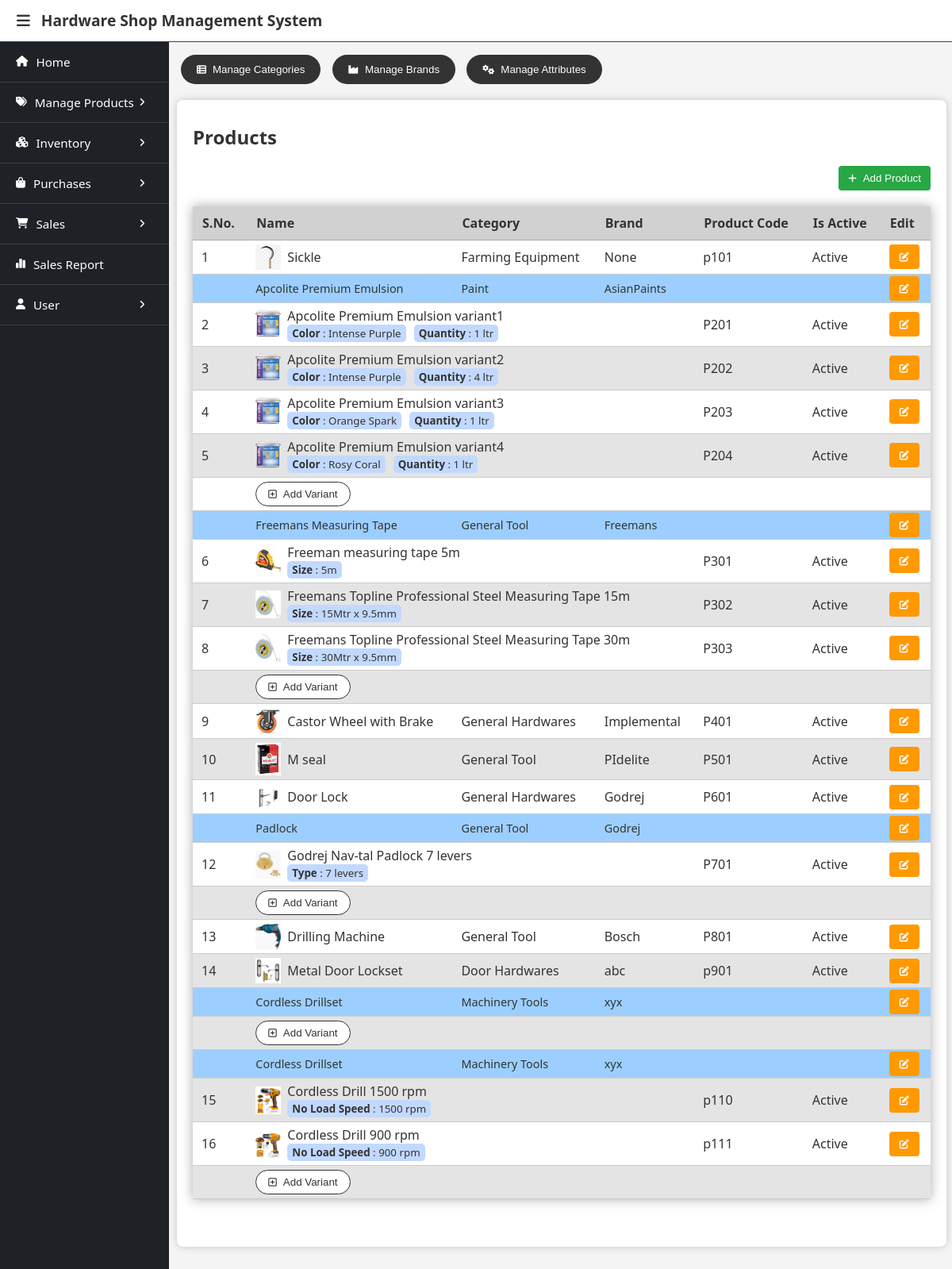
Screenshot of /products/ (signed in) with the database file from the repository.
### database/models.py (models this page shows, shortened)
class Product(models.Model):
    product_id = models.BigAutoField(primary_key=True)
    product_name = models.CharField(max_length=100)
    category_ref = models.ForeignKey(Category, on_delete=models.SET_NULL, null=True, blank=True)
    brand_ref = models.ForeignKey(Brand, on_delete=models.SET_NULL, null=True, blank=True)
    description = models.TextField(max_length=300, null=True, blank=True)
    has_variants = models.BooleanField(default=False)
    class Meta:
        db_table = 'product'

class ProductDetail(models.Model):
    product_detail_id = models.BigAutoField(primary_key=True)
    product_ref = models.ForeignKey(Product, on_delete=models.CASCADE)
    variant_ref = models.ForeignKey(ProductVariant, on_delete=models.CASCADE, null=True, blank=True, default=None)
    product_code = models.CharField(max_length=30, unique=True, null=True, blank=True)
    product_image = models.ImageField(upload_to="product_images", null=True, blank=True, default=None)
    low_stock_threshold = models.IntegerField(default=5)
    is_active = models.BooleanField(default=True)
    class Meta:
        db_table = 'product_detail'
        ordering = ['product_ref']

class Category(models.Model):
    category_id = models.BigAutoField(primary_key=True)
    category_name = models.CharField(max_length=100)
    class Meta:
        db_table = 'category'
    def __str__(self):
        return self.category_name

class Brand(models.Model):
    brand_id = models.BigAutoField(primary_key=True)
    brand_name = models.CharField(max_length=100)
    class Meta:
        db_table = 'brand'
    def __str__(self):
        return self.brand_name

class ProductVariant(models.Model):
    variant_id = models.BigAutoField(primary_key=True)
    product_ref = models.ForeignKey(Product, on_delete=models.CASCADE)
    variant_name = models.CharField(max_length=100)
    class Meta:
        db_table = 'product_variant'

class Attribute(models.Model):
    attribute_id = models.BigAutoField(primary_key=True)
    attribute_name = models.CharField(max_length=60)
    class Meta:
        db_table = 'attribute'

class VariantAttributeValue(models.Model):
    variant_attr_value_id = models.BigAutoField(primary_key=True)
    variant_ref = models.ForeignKey(ProductVariant, on_delete=models.CASCADE)
    product_attr_ref = models.ForeignKey(ProductAttribute, on_delete=models.CASCADE)
    value = models.CharField(max_length=60)
    class Meta:
        db_table = 'variant_attribute_value'

### products/views.py (the view)
# urls.py: path('', ViewProducts.as_view(), name='view_products'),
class ViewProducts(GroupRequiredMixin, View):
    groups_required = ['Owner', 'Salesman']
    def get(self, request):
        products = Product.objects.all()
        context = {
            "products":get_product_details(products)
        }
        return render(request, 'products.html', context)

### user/context_processors.py (called while the page is built)
def get_users(request):
    users = User.objects.all()
    return {
        'users': users
    }

### user/templatetags/user_custom_tags.py (called while the page is built)
@register.filter(name='has_group')
def has_group(user, group_name):
    return user.groups.filter(name=group_name).exists()

### user/views.py (called while the page is built)
    def dispatch(self, request, *args, **kwargs):
        user = request.user
        if not user.is_authenticated:
            return redirect('login_page')
        if not any([user.groups.filter(name=group).exists() for group in self.groups_required]):
            print(user.groups)
            return self.handle_no_permission()
        return super().dispatch(request,*args, **kwargs)

### products/templates/products.html (shortened to what this page needs)
{% extends 'base.html' %}
{% load user_custom_tags %}
{% block menubar %}
    {% if request.user|has_group:"Owner" %}
        {% include 'owner_menu.html' %}
    {% elif request.user|has_group:"Salesman" %}
        {% include 'salesman_menu.html' %}
    {% endif %}
{% endblock %}
{% block content %}
<a href="/products/categories/"><button class="product_spec_btn"><i class="fa-solid fa-table-list"></i>Manage Categories</button></a>
<a href="/products/brands/"><button class="product_spec_btn"><i class="fa-solid fa-industry"></i>Manage Brands</button></a>
<a href="/products/attributes/"><button class="product_spec_btn"><i class="fa-solid fa-gears"></i>Manage Attributes</button></a>
<div class="container">
    <h2>Products</h2>
    <a href="/products/add/"><button class="btn btn-add"><i class="fa-solid fa-plus"></i>Add Product</button></a><br>
    <table>
        <thead>
            <tr>
                <th>S.No.</th>
                <th>Name</th>
                <th>Category</th>
                <th>Brand</th>
                <th>Product Code</th>
                <th>Is Active</th>
                <th>Edit</th>
            </tr>
        </thead>
        <tbody>
            {% for product in products %}
                {% if not product.product_ref.has_variants %}
                <tr class="normal_product">
                    <td class="product_count"></td>
                    <td>
                        <div class="product_name_cell">
                            {% if product.product_detail_ref.product_image %}
                            <img src="{{product.product_detail_ref.product_image.url}}" class="product_img" alt="{{product.product_detail_ref.product_image}}">
                            {% endif %}
                            {{product.product_ref.product_name}}
                        </div>
                    </td>
                    <td>{{product.product_ref.category_ref}}</td>
                    <td>{{product.product_ref.brand_ref}}</td>
                    <td>{{product.product_detail_ref.product_code}}</td>
                    <td>
                        {% if product.product_detail_ref.is_active %}
                        Active
                        {% else %}
                        Inactive
                        {% endif %}
                    </td>
                    {% if request.user|has_group:"Owner" %}
                    <td><a href="{% url 'edit_product' product.product_ref.product_id %}"><button class="btn btn-edit"><i class="fa-solid fa-pen-to-square m-0"></i></button></a></td>
                    {% endif %}
                </tr>
                {% else %}
                <tr class="variant_product">
                    <td></td>
                    <td>{{product.product_ref.product_name}}</td>
                    <td>{{product.product_ref.category_ref}}</td>
                    <td>{{product.product_ref.brand_ref}}</td>
                    <td colspan="2"></td>
                    {% if request.user|has_group:"Owner" %}
                    <td><a href="{% url 'edit_product' product.product_ref.product_id %}"><button class="btn btn-edit"><i class="fa-solid fa-pen-to-square m-0"></i></button></a></td>
                    {% endif %}
                </tr>
                    {% for variant in product.variants %}
                    <tr class="variant">
                        <td class="product_count"></td>
                        <td colspan="3" >
                            <div class="product_name_cell">
                                {% if variant.product_detail_ref.product_image %}
                                <img src="{{variant.product_detail_ref.product_image.url}}" class="product_img" alt="{{product.product_detail_ref.product_image}}" width="35px" height="35px">
                                {% endif %}
                                <div style="display:flex; flex-direction: column;">
                                    <span>{{variant.variant_ref.variant_name}}</span>
                                    <small class="total_attr_value">
                                        {% for attribute, value in variant.attributes.items %}
                                        <div class="attr_value"><strong>{{attribute}}</strong> : {{value}}</div>
                                        {% endfor %}
                                    </small>
                                </div>
                            </div>
                        </td>
                        <td>{{variant.product_detail_ref.product_code}}</td>
                        <td>
                            {% if variant.product_detail_ref.is_active %}
                            Active
                            {% else %}
                            Inactive
                            {% endif %}
                        </td>
                        {% if request.user|has_group:"Owner" %}
                        <td><a href="{% url 'edit_variant' variant.variant_ref.variant_id %}"><button class="btn btn-edit"><i class="fa-solid fa-pen-to-square m-0"></i></button></a></td>
                        {% endif %}
                    </tr>
                    {% endfor %}
                        {% if request.user|has_group:"Owner" %}
                    <tr class="prod_var_inside">
                        <td></td>
                        <td style="text-align: left;" colspan="8"><a href="{% url 'add_variant' product.product_ref.product_id %}"><button class="add_variant_btn"><i class="fa-regular fa-square-plus"></i>Add Variant</button></a></td>
                    </tr>
                        {% endif %}
                {% endif %}
            {% endfor %}
        </tbody>
    </table>
</div>
{% endblock %}

### templates/base.html (shortened to what this page needs)
<!DOCTYPE html>
<html lang="en">
<head>
    <link rel="stylesheet" href="https://cdn.datatables.net/2.0.8/css/dataTables.dataTables.min.css">
    <link rel="stylesheet" href="/assets/lib/fontawesome/css/all.min.css">
     <link rel="stylesheet" href="/assets/lib/select2/css/select2.min.css">
    <link rel="stylesheet" href="/assets/css/header_sidebar_layout.css">
    <link rel="stylesheet" href="/assets/css/select2_custom_styles.css">
</head>
<body>
    <header class="header">
        <i class="fa-solid fa-bars menu_icon"></i>
        <h1>Hardware Shop Management System</h1>
    </header>
    <div class="header-below">
        {% block menubar %}{% endblock %}
        <main class="content">
          {% block content %}{% endblock %}
        </main>
    </div>
</body>
</html>

### templates/owner_menu.html (shortened to what this page needs)
<aside class="sidebar shown">
    <nav>
        <ul class="nav-list">
            <li><a href="/"><i class="fa-solid fa-house"></i>Home</a></li>
            <li class="dropdown">
                <a href="#"><i class="fa-solid fa-tags"></i>Manage Products <i class="fa-solid fa-angle-right right"></i></a>
            </li>
            <li class="dropdown">
                <a href="#"><i class="fa-solid fa-cubes"></i>Inventory <i class="fa-solid fa-angle-right right"></i></a>
            </li>
            <li class="dropdown">
                <a href="#"><i class="fa-solid fa-bag-shopping"></i>Purchases <i class="fa-solid fa-angle-right right"></i></a>
            </li>
            <li class="dropdown">
                <a href="#"><i class="fa-solid fa-cart-shopping"></i>Sales <i class="fa-solid fa-angle-right right"></i></a>
            </li>
            <li><a href="/sales/report/monthlywise/"><i class="fa-solid fa-chart-simple"></i>Sales Report</a></li>
            <li class="dropdown user">
                <a href="#"><i class="fa-solid fa-user"></i>User <i class="fa-solid fa-angle-right right"></i></a>
            </li>
        </ul>
    </nav>
</aside>

### static/css/header_sidebar_layout.css (style rules this page uses)
body { margin: 0; font-family: system-ui, -apple-system, BlinkMacSystemFont, 'Segoe UI', Roboto, Oxygen, Ubuntu, Cantarell, 'Open Sans', 'Helvetica Neue', sans-serif; background-color: #f4f4f4; }
.header { padding: 12px 15px; background-color: white; border-bottom: 1px solid #3a3f47; display: flex; align-items: baseline; position: fixed; width: 100%; z-index: 2; transition: all 0.5s; }
.header h1 { margin: 0; font-size: 1.2em; }
.header i { padding: 4px 6px; font-size: 1.2em; cursor: pointer; color: #333; }
.header-below { display: flex; }
.sidebar { width: 14em; background-color: #1e2125; height: 100%; color: #fff; position: fixed; top: 0; left: 0; display: flex; padding-top:3.5em; flex-direction: column; z-index: 1; overflow-y: scroll; transition: all 0.5s; font-size: 0.95em; box-sizing: border-box; }
.nav-list { list-style: none; padding: 0; margin: 0; flex: 1; }
.nav-list li { border-bottom: 1px solid #3a3f47; }
.nav-list a { display: flex; align-items: center; padding: 15px 20px; color: #fff; text-decoration: none; transition: background-color 0.2s; }
.nav-list i { margin-right: 10px; }
.dropdown .right { margin-left: auto; font-size: 0.8em; }
.header-below .content { padding-top:4em; }
.content { margin-left: 13.5em; padding: 20px 7px; flex: 1; transition: all 0.5s; }

### templates/base.html (style rules this page uses)
.m-0 { margin: 0px !important; }
h1, h2 { color: #333; }
i { margin-right: 8px; font-size: 0.9em; }
.container { background: #fff; padding: 10px 20px 20px; margin: 20px 0; border-radius: 8px; box-shadow: 0 0 10px rgba(0, 0, 0, 0.2); }
button { background-color: #333; color: white; padding: 10px 15px; border: none; border-radius: 4px; cursor: pointer; }
.container .btn { display: inline-block; padding: 8px 13px; border: none; border-radius: 4px; cursor: pointer; color: white; transition: background-color 0.2s; }
.container .btn-edit { background-color: #ff9900; }
.container .btn-add, .container .btn-edit-stock { background-color: #28a745; float: right; padding:8px 12px; margin-bottom: 20px; }
button.product_spec_btn, button.other_report_btn { padding: 11px 20px; border-radius: 20px; margin: 5px 5px 0 5px; }
.add_attribute_btn, .add_item_button, .add_variant_btn { color: #333; background-color: white; border: 1px solid #333; border-radius: 20px; padding:7px 15px; margin: 0px; }
table { width: 100%; border-collapse: collapse; margin-bottom: 40px; box-shadow: 0px 0px 14px #aaa; overflow-x: auto; }
th, td { text-align: left; border-bottom: 1px solid #ccc; }
th { background-color: #d1d1d1; padding: 10px 12px; color: #333; border-bottom: 1px solid #aaa; font-weight: bold; }
td { padding: 5px 11px; background-color: #fff; color: #333; }
tr:nth-child(even) td { background-color: #e4e4e4; }
.product_name_cell { display:flex; align-items: center; }
.product_img { width: 2em; margin-right: 8px; }
.variant_product td { background-color: rgb(156, 207, 255) !important; padding: 2px 11px !important; font-size: 0.9em !important; }
.total_attr_value { display: flex; gap: 10px; flex-wrap: wrap; overflow-x: auto; }
.attr_value { display: inline-block; padding: 2px 6px; background-color:#c2d9ff; border-radius: 5px; }

### rows the page displays
Product: product_detail_ref.product_image (picture), product_ref.product_name "Sickle", product_ref.category_ref "Farming Equipment", product_ref.brand_ref "None", product_detail_ref.product_code "p101", shows "Active"
Product: product_ref.product_name "Apcolite Premium Emulsion", product_ref.category_ref "Paint", product_ref.brand_ref "AsianPaints", shows "Add Variant"
ProductVariant: product_detail_ref.product_image (picture), variant_ref.variant_name "Apcolite Premium Emulsion variant1", product_detail_ref.product_code "P201"
Attribute: attributes "Color" "Color" "Color" "Color"
VariantAttributeValue: attributes "Intense Purple"
Attribute: attributes "Quantity" "Quantity" "Quantity" "Quantity"
VariantAttributeValue: attributes "1 ltr"
ProductVariant: product_detail_ref.product_image (picture), variant_ref.variant_name "Apcolite Premium Emulsion variant2", product_detail_ref.product_code "P202"
VariantAttributeValue: attributes "Intense Purple"
VariantAttributeValue: attributes "4 ltr"
ProductVariant: product_detail_ref.product_image (picture), variant_ref.variant_name "Apcolite Premium Emulsion variant3", product_detail_ref.product_code "P203"
VariantAttributeValue: attributes "Orange Spark"
VariantAttributeValue: attributes "1 ltr"
ProductVariant: product_detail_ref.product_image (picture), variant_ref.variant_name "Apcolite Premium Emulsion variant4", product_detail_ref.product_code "P204"
VariantAttributeValue: attributes "Rosy Coral"
VariantAttributeValue: attributes "1 ltr"
Product: product_ref.product_name "Freemans Measuring Tape", product_ref.category_ref "General Tool", product_ref.brand_ref "Freemans", shows "Add Variant"
ProductVariant: product_detail_ref.product_image (picture), variant_ref.variant_name "Freeman measuring tape 5m", product_detail_ref.product_code "P301"
Attribute: attributes "Size" "Size" "Size"
VariantAttributeValue: attributes "5m"
ProductVariant: product_detail_ref.product_image (picture), variant_ref.variant_name "Freemans Topline Professional Steel Measuring Tape 15m", product_detail_ref.product_code "P302"
VariantAttributeValue: attributes "15Mtr x 9.5mm"
ProductVariant: product_detail_ref.product_image (picture), variant_ref.variant_name "Freemans Topline Professional Steel Measuring Tape 30m", product_detail_ref.product_code "P303"
VariantAttributeValue: attributes "30Mtr x 9.5mm"
Product: product_detail_ref.product_image (picture), product_ref.product_name "Castor Wheel with Brake", product_ref.category_ref "General Hardwares", product_ref.brand_ref "Implemental", product_detail_ref.product_code "P401", shows "Active"
Product: product_detail_ref.product_image (picture), product_ref.product_name "M seal", product_ref.category_ref "General Tool", product_ref.brand_ref "PIdelite", product_detail_ref.product_code "P501", shows "Active"
Product: product_detail_ref.product_image (picture), product_ref.product_name "Door Lock", product_ref.category_ref "General Hardwares", product_ref.brand_ref "Godrej", product_detail_ref.product_code "P601", shows "Active"
Product: product_ref.product_name "Padlock", product_ref.category_ref "General Tool", product_ref.brand_ref "Godrej", shows "Add Variant"
ProductVariant: product_detail_ref.product_image (picture), variant_ref.variant_name "Godrej Nav-tal Padlock 7 levers", product_detail_ref.product_code "P701"
Attribute: attributes "Type"
VariantAttributeValue: attributes "7 levers"
Product: product_detail_ref.product_image (picture), product_ref.product_name "Drilling Machine", product_ref.category_ref "General Tool", product_ref.brand_ref "Bosch", product_detail_ref.product_code "P801", shows "Active"
Product: product_detail_ref.product_image (picture), product_ref.product_name "Metal Door Lockset", product_ref.category_ref "Door Hardwares", product_ref.brand_ref "abc", product_detail_ref.product_code "p901", shows "Active"
Product: product_ref.product_name "Cordless Drillset", product_ref.category_ref "Machinery Tools", product_ref.brand_ref "xyx", shows "Add Variant"
Product: product_ref.product_name "Cordless Drillset", product_ref.category_ref "Machinery Tools", product_ref.brand_ref "xyx", shows "Add Variant"
ProductVariant: product_detail_ref.product_image (picture), variant_ref.variant_name "Cordless Drill 1500 rpm", product_detail_ref.product_code "p110"
Attribute: attributes "No Load Speed" "No Load Speed"
VariantAttributeValue: attributes "1500 rpm"
ProductVariant: product_detail_ref.product_image (picture), variant_ref.variant_name "Cordless Drill 900 rpm", product_detail_ref.product_code "p111"
VariantAttributeValue: attributes "900 rpm"
